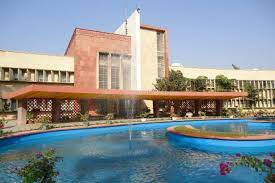
#> input picture th.jpg, 275 x 183 px
$ jupyter execute SAHILATWAL.ipynb
#> lines starting #> are read from the running program, lines starting #| are printed output that depends on the picture
[cell 1]
#Assignment-1
#NAME: SAHIL ATWAL
#ROLLNO: 102183020
#GROUP: 3COE24

[cell 2]
import numpy as np
#Q1 (A)
#Reverse the NumPy array
arr = np.array([1, 2, 3, 6, 4, 5])
r =arr[::-1]
print(r)

[cell 3]
#Q1 (B)
#Flatten the NumPy arr using any two NumPy in-built methods
array1 = np.array([[1, 2, 3], [2, 4, 5], [1, 2, 3]])
print(array1.flatten())
print(array1.ravel())

[cell 4]
#Q1 (C)
#Compare the following numpy arrays:
arr1 = np.array([[1, 2], [3, 4]])
arr2 = np.array([[1, 2], [3, 4]])
print(np.array_equal(arr1,arr2))
print(np.allclose(arr1,arr2))

[cell 5]
#Q1 (D)
#Find the most frequent value and their indice(s) in the following arrays:
x = np.array([1,2,3,4,5,1,2,1,1,1])
y = np.array([1, 1, 1, 2, 3, 4, 2, 4, 3, 3, ])
z=np.bincount(x).argmax()
t=np.bincount(y).argmax()
print(np.where((x == z)))
print(np.where((x == t)))

[cell 6]
# Q1 (E)
#For the array find
array2 = np.matrix('[4, 1, 9; 12, 3, 1; 4, 5, 6]')
#i. Sum of all elements
print(sum([np.sum(array2) for array in array2]))
#ii. Sum of all elements row-wise
print(array2.sum(axis=1))
#iii. Sum of all elements column-wise
print(array2.sum(axis=0))

[cell 7]
#NAME:SAHIL ATWAL
#ROLLNO:102183020
#Q1 (F)
#For the matrix find
n_array = np.array([[55, 25, 15],[30, 44, 2],[11, 45, 77]])
#i. Sum of diagonal elements
print(np.trace(n_array))
#ii. Eigen values of matrix
print(n_array[:,-1])
#iii. Eigen vectors of matrix
print(n_array[:,0])
#iv. Inverse of matrix
print(np.linalg.inv(n_array))
#v. Determinant of matrix
print(np.linalg.det(n_array))

[cell 8]
#Q1 (G)
#Multiply the following matrices and also find covariance between matrices using NumPy:
p = [[1, 2], [2, 3]]
q = [[4, 5], [6, 7]]
print(np.matmul(p,q))
print(np.cov(p))
print(np.cov(q))
p1 = [[1, 2], [2, 3], [4, 5]]
q1 = [[4, 5, 1], [6, 7, 2]]
print(np.matmul(p1,q1))
print(np.cov(p1))
print(np.cov(q1))

[cell 9]
#Q1 (H)
#For the matrices find inner, outer and cartesian product
x = np.array([[2, 3, 4], [3, 2, 9]]);
y = np.array([[1, 5, 0], [5, 10, 3]])
#inner product
print(np.inner(x,y))
#outer product
print(np.outer(x,y))
#cartesian product
print(np.cross(x,y))

[cell 10]
#Q2 (A)
#For the array find
array = np.array([[1, -2, 3],[-4, 5, -6]])
#Find element-wise absolute value
print(np.absolute(array))
# Find the 25th, 50th, and 75th percentile of flattened array, for each column, for each  row.
#for row
print(np.percentile(array,25,axis=1))
print(np.percentile(array,50,axis=1))
print(np.percentile(array,75,axis=1))
#for column
print(np.percentile(array,25,axis=0))
print(np.percentile(array,50,axis=0))
print(np.percentile(array,75,axis=0))
#Mean, Median and Standard Deviation of flattened array, of each column, and  each row
#for col
print(np.mean(array,axis=0))
print(np.median(array,axis=0))
print(np.std(array,axis=0))
#for row
print(np.mean(array,axis=1))
print(np.median(array,axis=1))
print(np.std(array,axis=1))

[cell 11]
#Q2 (B)
#For the array Find floor, ceiling  and truncated value, rounded values
a = np.array([-1.8, -1.6, -0.5, 0.5,1.6, 1.8, 3.0])
print(np.floor(a))
print(np.ceil(a))
print(np.trunc(a))
print(np.round(a))

[cell 12]
import numpy as np
#Q3 (A)
#Based on Searching and Sorting for the array
array = np.array([10, 52, 62, 16, 16, 54, 453])
#sort the array
print(np.sort(array))
# Indices of sorted array
indices = np.argsort(array)
print(indices)
# 4 smallest elements
arr1 = np.sort(array)
print(arr1[:4])
#5 largest elements
print(arr1[-5 : ])

[cell 13]
#Q3 (B)
# For the array
# Integer elements only
#  Float elements only
def isInt(num):
    return np.equal(np.mod(num, 1), 0)

array = np.array([1.0, 1.2, 2.2, 2.0, 3.0, 2.0])

for num in array:
    if isInt(num):
        print(num, "is an integer")
    else:
      print(num,"is float")

[cell 14]
# Q4 (A) AND (B)
#Write a function named img_to_array(path) that reads an image from a specified path and
#save it as text file on local machine? (Note: use separate cases for RGB and Grey Scale  images)
#Load the saved file into jupyter notebook?
#NAME:SAHIL ATWAL
#ROLLNO:102183020
from PIL import Image
from numpy import asarray
def img_to_array():
  image = Image.open('th.jpg')
#> image is the input picture: PIL image 275x183 RGB; mean R, G, B 135.5, 143.9, 149
  data = asarray(image)
  print(type(data))
#| <class 'numpy.ndarray'>
  print(data.shape)
#| (183, 275, 3)
  image2 = Image.fromarray(data)
  print(type(image2))
#| <class 'PIL.Image.Image'>
  print(image2.mode)
#| RGB
  print(image2.size)
#| (275, 183)
  print(data)
#> (printed output is left out)
  with open("sample.txt", "w+") as f:
    a = f.read()
    f.write(str(data))

img_to_array()
im = np.array(Image.open('th.jpg').convert('L'))
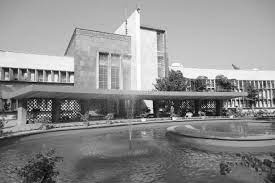
#> im: shape (183, 275); min 2, max 255, mean 142
print(type(im))
#| <class 'numpy.ndarray'>

gr_im= Image.fromarray(im).save('gr_th.jpg')
